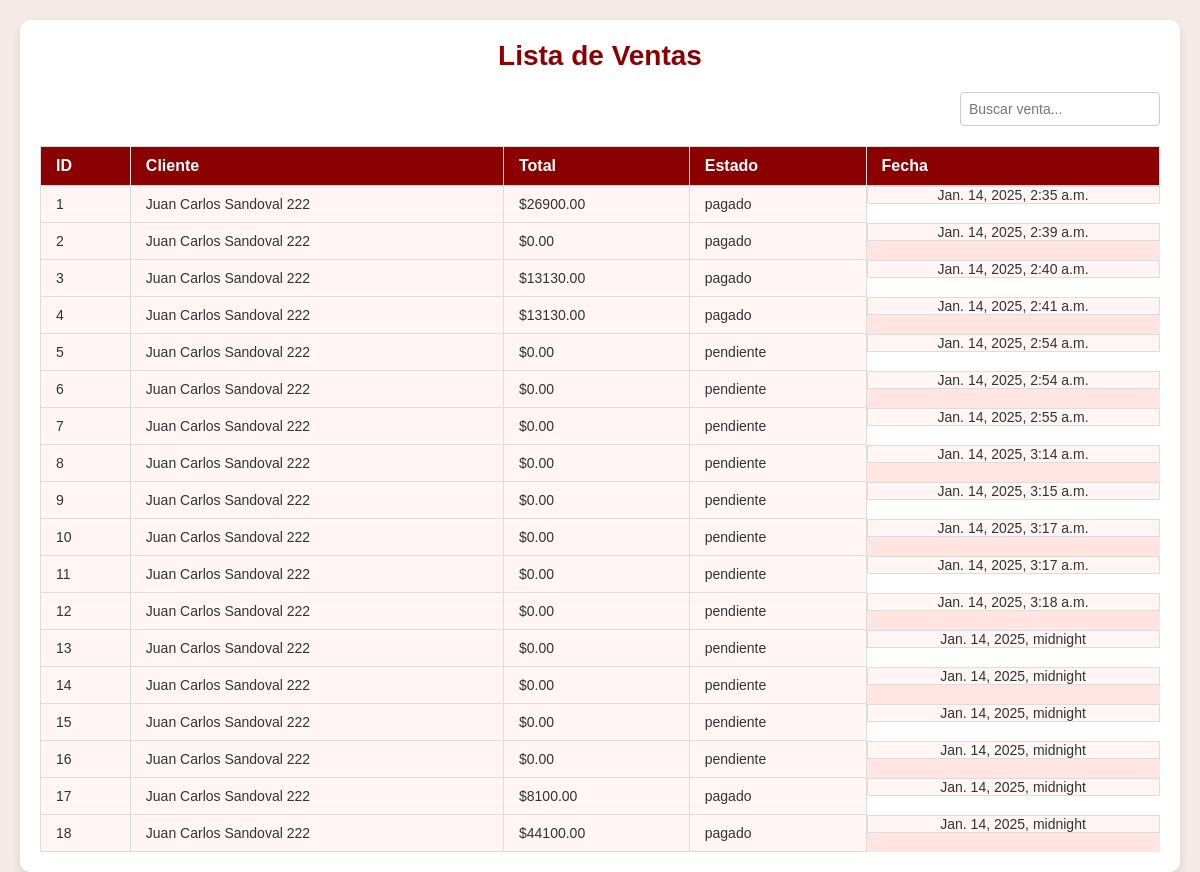
/ventas/, run on an earlier commit of the app's database.
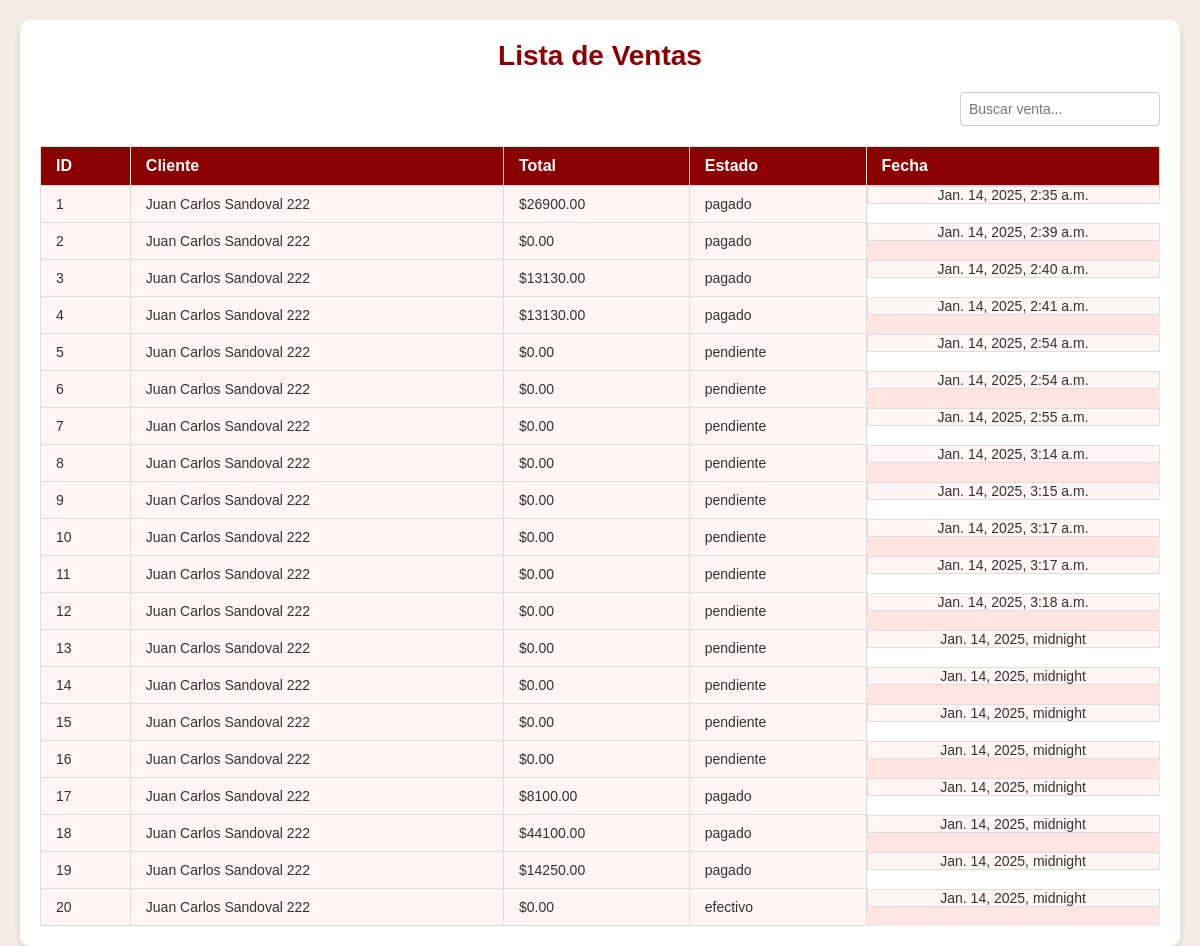
And on a later commit of the database.
### usuarios/models.py (models this page shows, shortened)
class Venta(models.Model):
    cliente = models.ForeignKey(Cliente, on_delete=models.CASCADE)
    total = models.DecimalField(max_digits=10, decimal_places=2)
    estado = models.CharField(max_length=20)
    fecha = models.DateField(auto_now_add=True)

class Cliente(models.Model):
    nombre              = models.CharField(max_length=100)
    establecimiento     = models.CharField(max_length=100)
    rut_empresa         = models.CharField(max_length=20, unique=True)
    direccion           = models.TextField(null=True, blank=True)
    telefono            = models.CharField(max_length=20, null=True, blank=True)
    fecha_registro      = models.DateTimeField(auto_now_add=True)
    deuda               = models.PositiveIntegerField(default=0)

### usuarios/views.py (the view)
# urls.py: path('ventas/', ventas_view, name='ventas'),
def ventas_view(request):
    ventas = Venta.objects.all()
    for venta in ventas:
        print(venta.total)
    return render(request, 'usuarios/ventas.html', {'ventas': ventas})

### usuarios/templates/usuarios/ventas.html (shortened to what this page needs)
{% load static %}
<!DOCTYPE html>
<html lang="es">
<head>
    <link rel="stylesheet" href="{% static 'css/styles-ventas.css' %}">
</head>
<body>
    <div class="container">
        <h1 class="page-title">Lista de Ventas</h1>
        <div class="search-container">
            <input type="text" id="filtro" placeholder="Buscar venta...">
        </div>
        <table>
            <thead>
                <tr>
                    <th>ID</th>
                    <th>Cliente</th>
                    <th>Total</th>
                    <th>Estado</th>
                    <th>Fecha</th>
                </tr>
            </thead>
            <tbody>
                {% for venta in ventas %}
                    <tr>
                        <td>{{ venta.id }}</td>
                        <td>{{ venta.cliente.nombre }}</td>
                        <td>${{ venta.total }}</td>
                        <td>{{ venta.estado }}</td>
                        <td>{{ venta.fecha }}</td>
                    </tr>
                {% empty %}
                    <tr>
                        <td colspan="5">No hay ventas registradas.</td>
                    </tr>
                {% endfor %}
            </tbody>
        </table>
    </div>
</body>
</html>

What changed in the data, as far as the page shows it:
added Venta: id "19", cliente.nombre "Juan Carlos Sandoval 222", total "14250.00", estado "pagado", fecha "Jan. 14, 2025, midnight"
added Venta: id "20", cliente.nombre "Juan Carlos Sandoval 222", total "0.00", estado "efectivo", fecha "Jan. 14, 2025, midnight"
